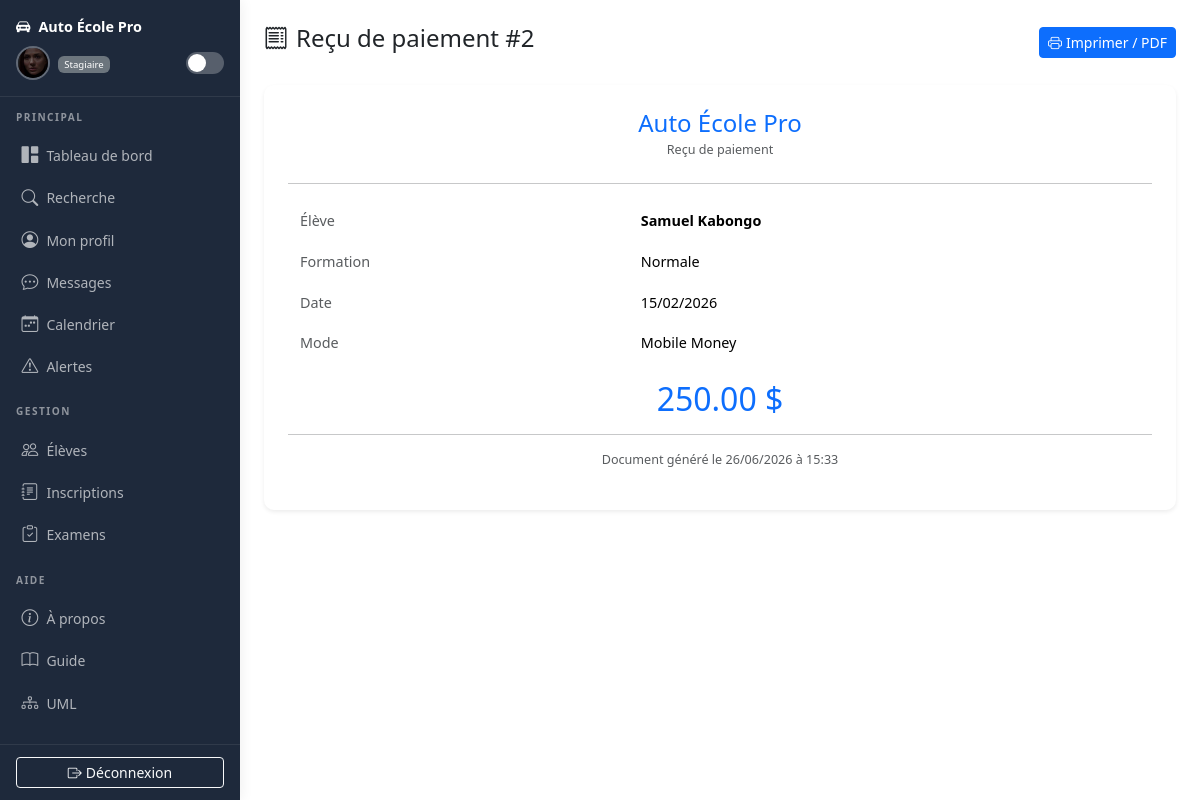
Screenshot of /pages/generate_receipt.php?id=2 (signed in) with the database file from the repository.
### tables this page shows
CREATE TABLE `paiement` (
  `id` int(11) NOT NULL AUTO_INCREMENT,
  `utilisateur_id` int(11) DEFAULT NULL,
  `montant` int(11) DEFAULT NULL,
  `date_paiement` date DEFAULT NULL,
  `methode` enum('Carte','Espèces','Mobile Money','Virement') DEFAULT NULL,
  PRIMARY KEY (`id`),
  KEY `utilisateur_id` (`utilisateur_id`),
  CONSTRAINT `paiement_ibfk_1` FOREIGN KEY (`utilisateur_id`) REFERENCES `utilisateurs` (`id`)
);

CREATE TABLE `utilisateurs` (
  `id` int(11) NOT NULL AUTO_INCREMENT,
  `nom` varchar(100) NOT NULL,
  `prenom` varchar(100) NOT NULL,
  `nationalite` varchar(100) DEFAULT NULL,
  `email` varchar(150) NOT NULL,
  `telephone` varchar(20) DEFAULT NULL,
  `formation_id` int(11) DEFAULT NULL,
  `date_inscription` date DEFAULT curdate(),
  `deleted_at` datetime DEFAULT NULL,
  `deleted_by` varchar(100) DEFAULT NULL,
  `matricule` varchar(30) DEFAULT NULL,
  `annee_inscription` year(4) DEFAULT NULL,
  PRIMARY KEY (`id`),
  UNIQUE KEY `email` (`email`),
  KEY `formation_id` (`formation_id`),
  CONSTRAINT `utilisateurs_ibfk_1` FOREIGN KEY (`formation_id`) REFERENCES `formations` (`id`)
);

CREATE TABLE `formations` (
  `id` int(11) NOT NULL AUTO_INCREMENT,
  `nom` enum('Normale','Pro','Nocturne') NOT NULL,
  `prix` decimal(10,2) NOT NULL,
  `duree_mois` int(11) NOT NULL,
  PRIMARY KEY (`id`)
);

### pages/generate_receipt.php (the view, shortened to what this page needs)
<?php
require_once __DIR__ . '/../config/database.php';
$paymentId = (int) ($_GET['id'] ?? 0);
$stmt = $pdo->prepare('SELECT p.*, u.nom, u.prenom, f.nom AS formation_nom FROM paiement p JOIN utilisateurs u ON u.id = p.utilisateur_id JOIN formations f ON f.id = u.formation_id WHERE p.id = ?');
$stmt->execute([$paymentId]);
$payment = $stmt->fetch();
include BASE_PATH . '/includes/header.php';
?>
<div class="d-flex justify-content-between align-items-center mb-4">
    <h1 class="h4"><i class="bi bi-receipt me-2"></i>Reçu de paiement #<?= $paymentId ?></h1>
    <button class="btn btn-primary btn-sm" onclick="generatePDF()"><i class="bi bi-printer me-1"></i>Imprimer / PDF</button>
</div>
<div class="card shadow-sm border-0" id="receipt">
    <div class="card-body p-4">
        <div class="text-center mb-4">
            <h4 class="text-primary mb-0">Auto École Pro</h4>
            <small class="text-muted">Reçu de paiement</small>
        </div>
        <hr>
        <table class="table table-borderless">
            <tr><td class="text-muted">Élève</td><td class="fw-bold"><?= htmlspecialchars($payment['prenom'] . ' ' . $payment['nom']) ?></td></tr>
            <tr><td class="text-muted">Formation</td><td><?= htmlspecialchars($payment['formation_nom']) ?></td></tr>
            <tr><td class="text-muted">Date</td><td><?= date('d/m/Y', strtotime($payment['date_paiement'])) ?></td></tr>
            <tr><td class="text-muted">Mode</td><td><?= htmlspecialchars($payment['methode']) ?></td></tr>
        </table>
        <div class="text-center my-3">
            <h2 class="text-primary"><?= number_format($payment['montant'], 2) ?> $</h2>
        </div>
        <hr>
        <p class="text-center text-muted small">Document généré le <?= date('d/m/Y à H:i') ?></p>
    </div>
</div>
<?php include BASE_PATH . '/includes/footer.php'; ?>

### assets/css/style.css (style rules this page uses)
body { font-size: 0.9rem; margin: 0; padding: 0; }
.card { border-radius: 10px; }
.table > :not(caption) > * > * { padding: 0.6rem 0.75rem; }

### rows the page displays
paiement: utilisateur.nom "Samuel Kabongo", formations.nom "Normale", date_paiement "15/02/2026", methode "Mobile Money", montant "250.00"

### other values shown
getRoleLabel() "Stagiaire"
$label "Calendrier Alertes Élèves Inscriptions Examens À propos Guide UML"
$paymentId "2"
